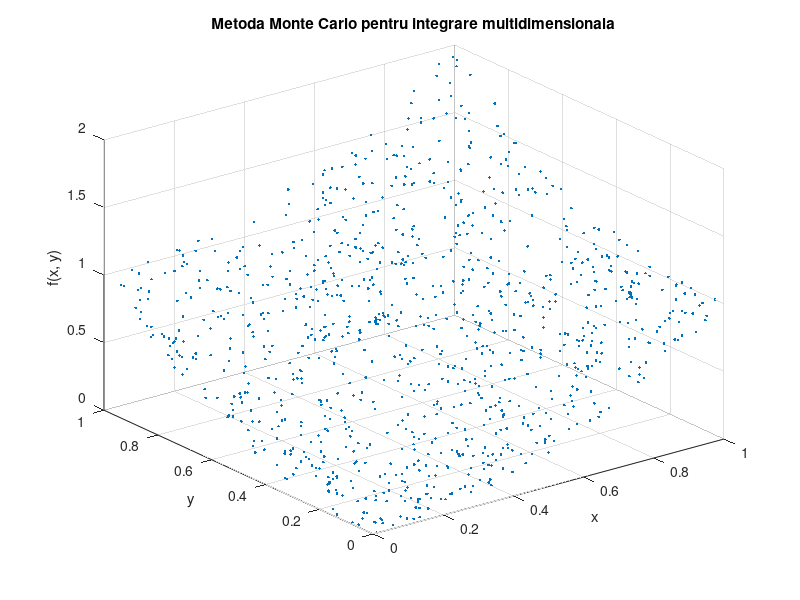

MATLAB code for this plot:
clear all
close all
clc

function result = MonteCarloMultidimensional(f, a, b, n) %f- functia de integrat, a/b vector cu limite inferioare/superioare ale domeniului, n- nr de puncte integrate
    d = length(a); % Numărul de dimensiuni
    V = prod(b - a); % Volumul domeniului de integrare
    % Generarea de puncte aleatoare în domeniul de integrare pentru fiecare dimensiune
    x = zeros(d, n);
    for i = 1:d
        x(i, :) = rand(1, n) * (b(i) - a(i)) + a(i); 
    end
    result = V * mean(f(x(1, :), x(2, :))); % Calculul aproximării integrale pentru funcția f
    
    % Afișarea graficului în puncte
    figure;
    if d == 1
        scatter(x(1, :), f(x(1, :)), '.');
        title('Metoda Monte Carlo pentru integrare multidimensionala');
        xlabel('x');
        ylabel('f(x)');
    elseif d == 2
        scatter3(x(1, :), x(2, :), f(x(1, :), x(2, :)), '.');
        title('Metoda Monte Carlo pentru integrare multidimensionala');
        xlabel('x');
        ylabel('y');
        zlabel('f(x, y)');
    end
end


% Definirea funcției de integrat
f = @(x, y) x.^2 + y.^2; % Funcția primește doi param
% 
% etri și returnează x.^2 + y.^2

% Definirea limitelor inferioare și superioare ale domeniului de integrare
a = [0, 0];
b = [1, 1];

% Numărul de puncte pentru aproximare
n = 1000;

% Apelarea funcției MonteCarloMultidimensional
resultMonteCarlo = MonteCarloMultidimensional(f, a, b, n);
disp(['Aproximarea integrala folosind metoda Monte Carlo: ', num2str(resultMonteCarlo)]);
